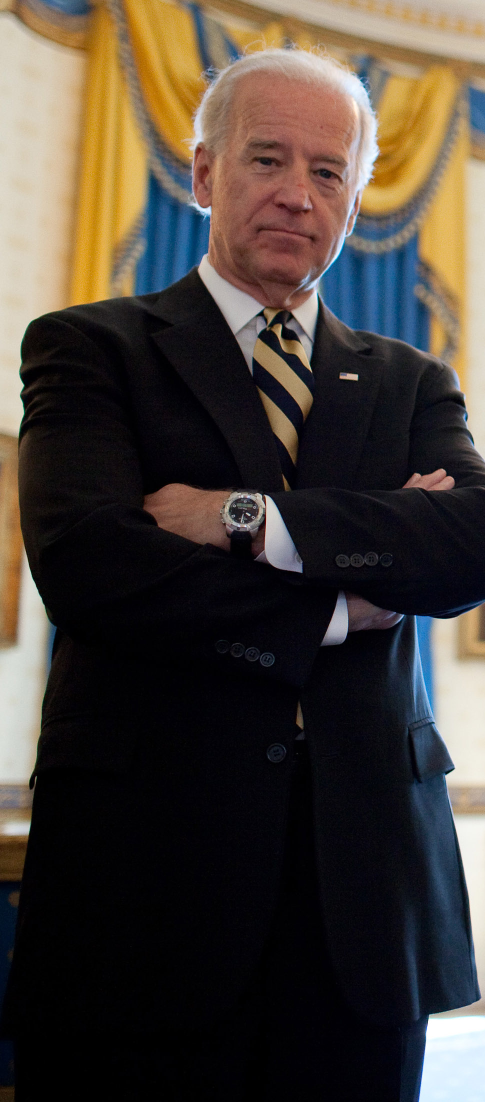
#> input picture resources/biden.jpg, 970 x 2204 px (shown at 1/2 size)
$ python -i face_cropper.py   (imports and definitions only)
#> lines starting #> are read from the running program, lines starting #| are printed output that depends on the picture
import cv2, sys

class FaceCropper(object):

    CASCADE_PATH = "resources/haarcascades/haarcascade_frontalface_default.xml"

    def __init__(self):
        self.face_cascade = cv2.CascadeClassifier(self.CASCADE_PATH)

    def generate(self, image_path, output_path, show_result= False):
#> called with image_path = '../resources/biden.jpg', output_path = 'out.png', show_result = False
        try:
            img = cv2.imread(image_path)
#> img is the input picture: shape (2204, 970, 3); mean B, G, R 55.5, 62.7, 70.7
            if (img is None):
                print('[RECON] Não foi possível abrir a imagem %s' % image_path)
                return 0
        except Exception:
            print('[CROPPER] Deu ruim! %s' % sys.exc_info())

        img_bg = cv2.cvtColor(img, cv2.COLOR_BGR2GRAY)
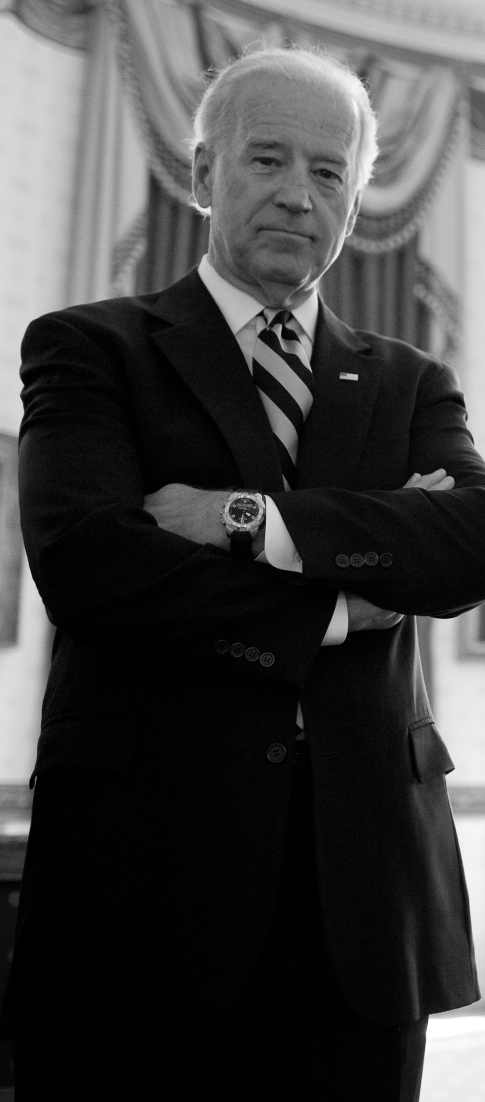
#> img_bg: shape (2204, 970) (shown at 1/2 size); min 0, max 255, mean 64.3
        try:
            faces = self.face_cascade.detectMultiScale(img_bg, 1.1, 3, minSize=(240, 240))
#> faces = [[433, 211, 314, 314]]
            if (faces is None):
                print('[RECON] Falhou ao tentar detectar alguma face em %s ' % image_path)
                return 0

            if (show_result):
                for (x, y, w, h) in faces:
                    cv2.rectangle(img, (x,y), (x+w, y+h), (255,0,0), 2)
                cv2.imshow('img', img)
                cv2.waitKey(0)
                cv2.destroyAllWindows()

            facecnt = len(faces)
#> facecnt = 1
            print("[RECON] Qtd detectada: " + str(facecnt) + " em  " + image_path)
#| [RECON] Qtd detectada: 1 em  ../resources/biden.jpg
            i = 0
            height, width = img.shape[:2]
#> height = 2204; width = 970

            for (x, y, w, h) in faces:
                r = max(w, h) / 2
                centerx = x + w / 2
                centery = y + h / 2
                nx = int(centerx - r)
                ny = int(centery - r)
                nr = int(r * 2)

                faceimg = img[ny:ny+nr, nx:nx+nr]
                lastimg = cv2.resize(faceimg, (320, 320))
                i += 1
                # cv2.imwrite("output/image%d.jpg" % i, lastimg)
                result = cv2.imwrite(str(output_path) + "/cropped_" + image_path.split('/')[2].split('.')[0] + "_" + str(i) + ".jpg", lastimg)
                print('[RECON] Result: %s' % result)
                return facecnt
#> this loop made 1 pass
#> (x, y, w, h, r, centerx, centery, nx) on pass 1: (433, 211, 314, 314, 157, 590, 368, 433)
#| [RECON] Result: True
#> pass 1, in generate, `faceimg = img[ny:ny+nr, nx:nx+nr]`:
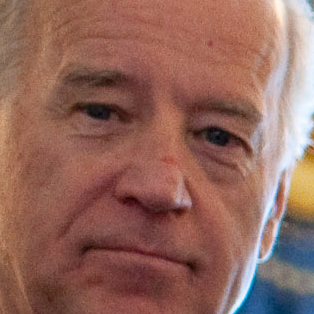
#> faceimg: shape (314, 314, 3); mean B, G, R 91.9, 102.6, 146
#> after the loop, i = 1

        except Exception:
            print('[RECON][def generate] Deu muita merda! %s' % sys.exc_info())

>>> result = FaceCropper().generate('../resources/biden.jpg', 'out.png')
#> result = 1

$ run again, on resources/caseh.jpg
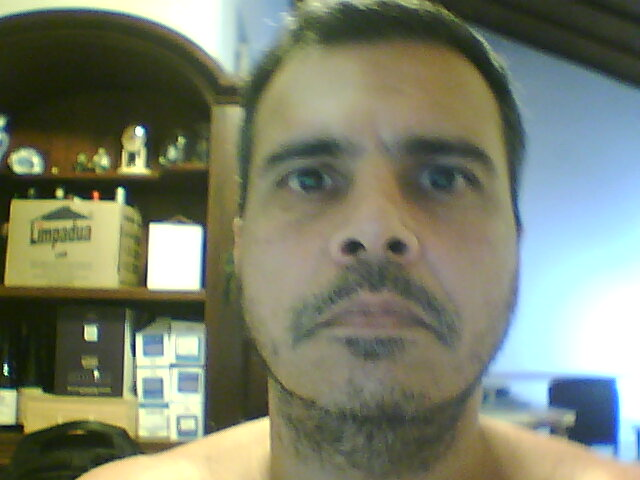
#> input picture resources/caseh.jpg, 640 x 480 px
#> in generate, img is the input picture: shape (480, 640, 3); mean B, G, R 108.6, 128.5, 122.8
#> in generate, `img_bg = cv2.cvtColor(img, cv2.COLOR_BGR2GRAY)`:
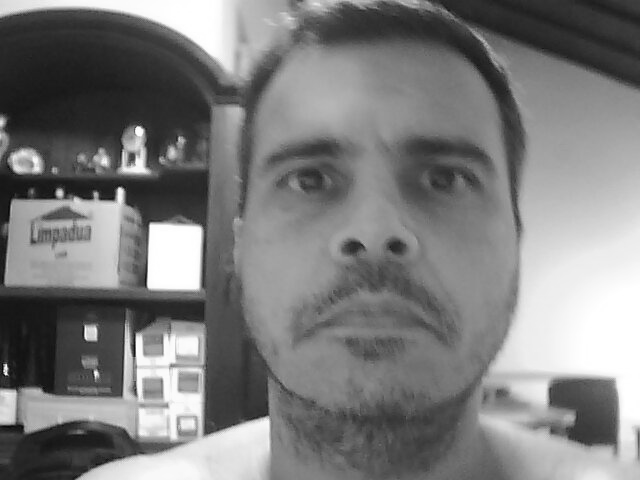
#> img_bg: shape (480, 640); min 5, max 255, mean 124.6
#> faces = [[202, 42, 353, 353]]
#> facecnt = 1
#| [RECON] Qtd detectada: 1 em  ../resources/caseh.jpg
#> the loop in generate, `for (x, y, w, h) in faces:` made 1 pass
#> (x, y, w, h, r, centerx, centery, nx) on pass 1: (202, 42, 353, 353, 176.5, 378.5, 218.5, 202)
#> (printed output is left out)
#> pass 1, in generate, `faceimg = img[ny:ny+nr, nx:nx+nr]`:
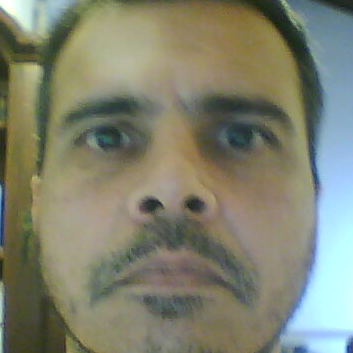
#> faceimg: shape (353, 353, 3); mean B, G, R 111.4, 130.1, 127.7
